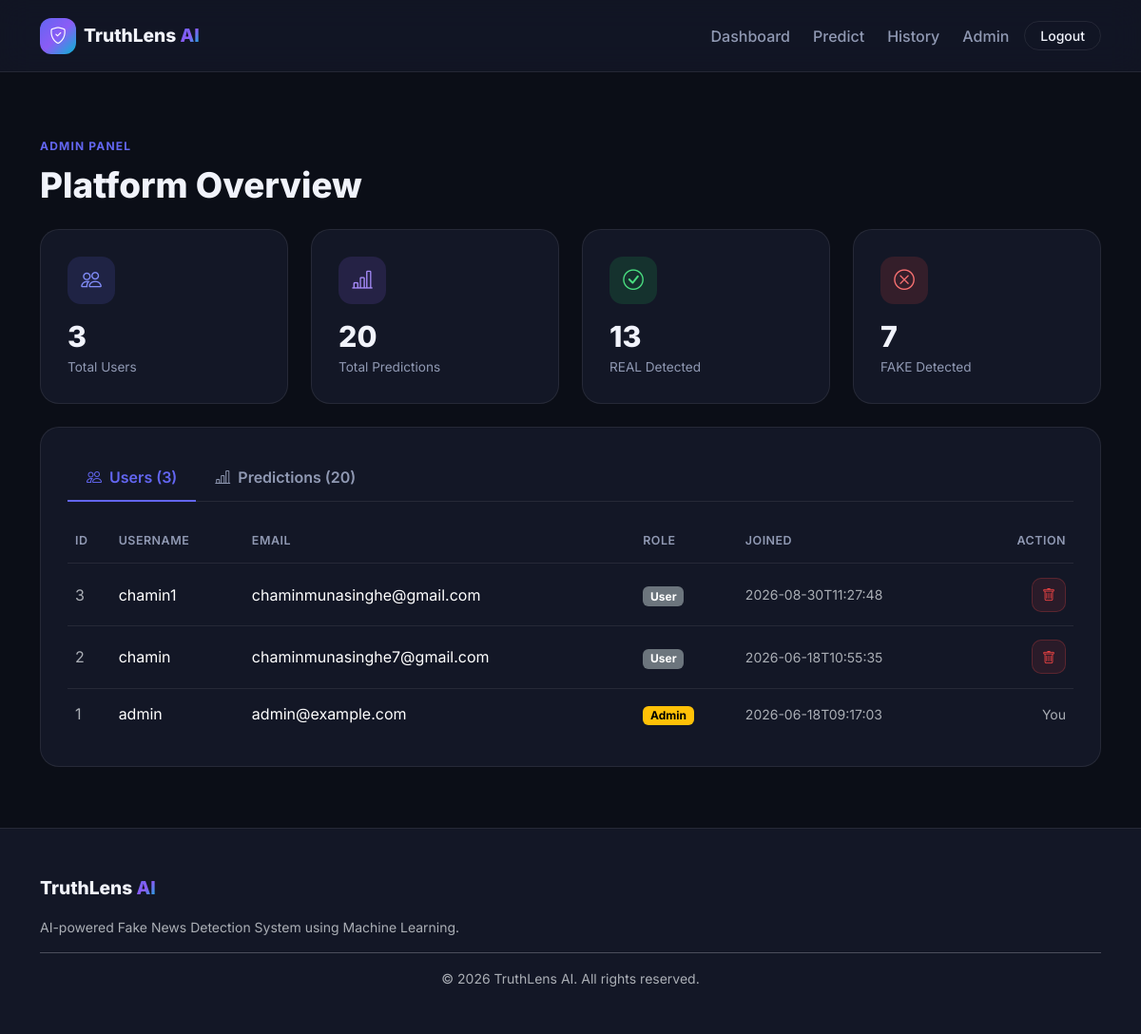
The page /admin (signed in) on the database its author committed.
### tables this page shows
CREATE TABLE users (
            id INTEGER PRIMARY KEY AUTOINCREMENT,
            username TEXT NOT NULL UNIQUE,
            email TEXT NOT NULL UNIQUE,
            password_hash TEXT NOT NULL,
            is_admin INTEGER NOT NULL DEFAULT 0,
            created_at TEXT NOT NULL
        );

### app.py (the view)
@app.route("/admin")
@admin_required
def admin_panel():
    try:
        db = get_db()
        cursor = db.cursor()
        cursor.execute("SELECT COUNT(*) AS cnt FROM users")
        total_users = cursor.fetchone()["cnt"]
        cursor.execute("SELECT COUNT(*) AS cnt FROM predictions")
        total_predictions = cursor.fetchone()["cnt"]
        cursor.execute("SELECT COUNT(*) AS cnt FROM predictions WHERE prediction = 'REAL'")
        total_real = cursor.fetchone()["cnt"]
        cursor.execute("SELECT COUNT(*) AS cnt FROM predictions WHERE prediction = 'FAKE'")
        total_fake = cursor.fetchone()["cnt"]
        cursor.execute("SELECT * FROM users ORDER BY created_at DESC")
        users = cursor.fetchall()
        cursor.execute(
            """SELECT predictions.*, users.username FROM predictions
               JOIN users ON predictions.user_id = users.id
               ORDER BY predictions.created_at DESC"""
        )
        all_predictions = cursor.fetchall()
        model_accuracy = model_metrics.get("accuracy")
        model_accuracy_display = (
            f"{model_accuracy * 100:.2f}%" if model_accuracy is not None else "N/A"
        )
        return render_template(
            "admin.html",
            total_users=total_users,
            total_predictions=total_predictions,
            total_real=total_real,
            total_fake=total_fake,
            users=users,
            all_predictions=all_predictions,
            model_accuracy=model_accuracy_display,
        )
    except sqlite3.Error as e:
        flash(f"Database error occurred: {e}", "danger")
        return render_template(
            "admin.html",
            total_users=0,
            total_predictions=0,
            total_real=0,
            total_fake=0,
            users=[],
            all_predictions=[],
            model_accuracy="N/A",
        )

### app.py (called while the page is built)
def get_db():
    if "db" not in g:
        g.db = sqlite3.connect(DATABASE)
        g.db.row_factory = sqlite3.Row
    return g.db

def admin_required(view_func):
    @wraps(view_func)
    def wrapped(*args, **kwargs):
        if "user_id" not in session:
            flash("Please log in to access this page.", "warning")
            return redirect(url_for("login"))
        if not session.get("is_admin"):
            flash("You do not have permission to access the admin panel.", "danger")
            return redirect(url_for("dashboard"))
        return view_func(*args, **kwargs)
    return wrapped

### templates/admin.html (shortened to what this page needs)
{% extends "base.html" %}
{% block content %}
<section class="page-section">
    <div class="container">
        <div class="mb-4" data-animate="fade-up">
            <span class="section-tag">ADMIN PANEL</span>
            <h2 class="section-title mb-0">Platform Overview</h2>
        </div>
        <div class="row g-4 mb-4">
            <div class="col-md-6 col-lg-3" data-animate="fade-up" data-delay="0">
                <div class="stat-card">
                    <div class="stat-card-icon icon-blue"><i class="bi bi-people"></i></div>
                    <h3 class="stat-card-value">{{ total_users }}</h3>
                    <p class="stat-card-label">Total Users</p>
                </div>
            </div>
            <div class="col-md-6 col-lg-3" data-animate="fade-up" data-delay="100">
                <div class="stat-card">
                    <div class="stat-card-icon icon-purple"><i class="bi bi-bar-chart-line"></i></div>
                    <h3 class="stat-card-value">{{ total_predictions }}</h3>
                    <p class="stat-card-label">Total Predictions</p>
                </div>
            </div>
            <div class="col-md-6 col-lg-3" data-animate="fade-up" data-delay="200">
                <div class="stat-card">
                    <div class="stat-card-icon icon-green"><i class="bi bi-check-circle"></i></div>
                    <h3 class="stat-card-value">{{ total_real }}</h3>
                    <p class="stat-card-label">REAL Detected</p>
                </div>
            </div>
            <div class="col-md-6 col-lg-3" data-animate="fade-up" data-delay="300">
                <div class="stat-card">
                    <div class="stat-card-icon icon-red"><i class="bi bi-x-circle"></i></div>
                    <h3 class="stat-card-value">{{ total_fake }}</h3>
                    <p class="stat-card-label">FAKE Detected</p>
                </div>
            </div>
        </div>
        <div class="panel-card" data-animate="fade-up" data-delay="100">
            <ul class="nav nav-tabs admin-tabs mb-4" role="tablist">
                <li class="nav-item">
                    <button class="nav-link active" data-bs-toggle="tab" data-bs-target="#usersTab" type="button">
                        <i class="bi bi-people me-2"></i>Users ({{ total_users }})
                    </button>
                </li>
                <li class="nav-item">
                    <button class="nav-link" data-bs-toggle="tab" data-bs-target="#predictionsTab" type="button">
                        <i class="bi bi-bar-chart-line me-2"></i>Predictions ({{ total_predictions }})
                    </button>
                </li>
            </ul>
            <div class="tab-content">
                <div class="tab-pane fade show active" id="usersTab">
                    {% if users %}
                    <div class="table-responsive">
                        <table class="table table-custom align-middle mb-0">
                            <thead>
                                <tr>
                                    <th>ID</th>
                                    <th>Username</th>
                                    <th>Email</th>
                                    <th>Role</th>
                                    <th>Joined</th>
                                    <th class="text-end">Action</th>
                                </tr>
                            </thead>
                            <tbody>
                                {% for u in users %}
                                <tr>
                                    <td class="text-muted">{{ u['id'] }}</td>
                                    <td>{{ u['username'] }}</td>
                                    <td>{{ u['email'] }}</td>
                                    <td>
                                        {% if u['is_admin'] %}
                                            <span class="badge text-bg-warning">Admin</span>
                                        {% else %}
                                            <span class="badge text-bg-secondary">User</span>
                                        {% endif %}
                                    </td>
                                    <td class="text-muted small">{{ u['created_at'] }}</td>
                                    <td class="text-end">
                                        {% if u['id'] != session.get('user_id') %}
                                        <form method="POST" action="{{ url_for('admin_delete_user', user_id=u['id']) }}"
                                              onsubmit="return confirm('Delete this user and all their predictions?');">
                                            <button type="submit" class="btn btn-sm btn-icon-danger" title="Delete user">
                                                <i class="bi bi-trash"></i>
                                            </button>
                                        </form>
                                        {% else %}
                                        <span class="text-muted small">You</span>
                                        {% endif %}
                                    </td>
                                </tr>
                                {% endfor %}
                            </tbody>
                        </table>
                    </div>
                    {% else %}
                    <div class="empty-state"><i class="bi bi-people"></i><p class="mb-0">No users found.</p></div>
                    {% endif %}
                </div>
            </div>
        </div>
    </div>
</section>
{% endblock %}

### static/css/style.css (style rules this page uses)
:root { --brand-primary: #6366f1; --brand-secondary: #8b5cf6; --brand-accent: #06b6d4; --brand-success: #22c55e; --brand-danger: #ef4444; --brand-warning: #f59e0b; --gradient-primary: linear-gradient(135deg, #6366f1 0%, #8b5cf6 50%, #06b6d4 100%); --gradient-soft: linear-gradient(135deg, rgba(99,102,241,0.15) 0%, rgba(139,92,246,0.15) 100%); --radius-lg: 20px; --radius-md: 14px; --radius-sm: 10px; --transition-fast: 0.2s ease; --transition-base: 0.35s cubic-bezier(0.4, 0, 0.2, 1); }
[data-bs-theme="dark"] { --bg-body: #0b0e17; --bg-surface: #131726; --bg-surface-2: #1a1f33; --bg-elevated: #1d2238; --border-color: rgba(255,255,255,0.08); --text-primary: #f1f3fb; --text-muted: #9099b3; }
* { box-sizing: border-box; }
html { scroll-behavior: smooth; }
body { font-family: 'Inter', -apple-system, BlinkMacSystemFont, sans-serif; background: var(--bg-body); color: var(--text-primary); min-height: 100vh; display: flex; flex-direction: column; transition: background var(--transition-base), color var(--transition-base); }
.btn-icon-danger { background: rgba(239,68,68,0.1); color: var(--brand-danger); border: 1px solid rgba(239,68,68,0.25); width: 36px; height: 36px; display: inline-flex; align-items: center; justify-content: center; border-radius: var(--radius-sm); transition: background var(--transition-fast); }
.page-section { padding: 3rem 0 4rem; }
.section-tag { display: inline-block; font-size: 0.75rem; font-weight: 700; letter-spacing: 0.1em; color: var(--brand-primary); margin-bottom: 0.6rem; }
.section-title { font-size: clamp(1.6rem, 3.4vw, 2.3rem); font-weight: 800; margin-bottom: 0.75rem; }
.icon-blue { background: rgba(99,102,241,0.15); color: #818cf8; }
.icon-purple { background: rgba(139,92,246,0.15); color: #a78bfa; }
.icon-green { background: rgba(34,197,94,0.15); color: #4ade80; }
.icon-red { background: rgba(239,68,68,0.15); color: #f87171; }
.stat-card { background: var(--bg-surface); border: 1px solid var(--border-color); border-radius: var(--radius-lg); padding: 1.75rem; transition: transform var(--transition-base), box-shadow var(--transition-base); }
.stat-card-icon { width: 50px; height: 50px; border-radius: 14px; display: flex; align-items: center; justify-content: center; font-size: 1.35rem; margin-bottom: 1rem; }
.stat-card-value { font-size: 1.9rem; font-weight: 800; margin-bottom: 0.2rem; }
.stat-card-label { color: var(--text-muted); font-size: 0.85rem; margin-bottom: 0; }
.panel-card { background: var(--bg-surface); border: 1px solid var(--border-color); border-radius: var(--radius-lg); padding: 1.75rem; }
.table-custom { color: var(--text-primary); --bs-table-bg: transparent; }
.table-custom thead th { color: var(--text-muted); font-size: 0.78rem; text-transform: uppercase; letter-spacing: 0.04em; font-weight: 600; border-bottom: 1px solid var(--border-color); padding-bottom: 0.85rem; }
.table-custom td { border-bottom: 1px solid var(--border-color); padding: 0.9rem 0.5rem; vertical-align: middle; }
.table-custom tr:last-child td { border-bottom: none; }
.admin-tabs { border-bottom: 1px solid var(--border-color); }
.admin-tabs .nav-link { color: var(--text-muted); border: none; font-weight: 600; padding: 0.75rem 1.25rem; }
.admin-tabs .nav-link.active { color: var(--brand-primary); background: transparent; border-bottom: 2px solid var(--brand-primary); }
[data-animate] { opacity: 0; transform: translateY(24px); transition: opacity 0.7s ease, transform 0.7s ease; }
[data-animate].in-view { opacity: 1; transform: translateY(0); }

### rows shown on the page
users: id "3", username "chamin1", email "chaminmunasinghe@gmail.com", is_admin "User", created_at "2026-08-30T11:27:48"
users: id "2", username "chamin", email "chaminmunasinghe7@gmail.com", is_admin "User", created_at "2026-06-18T10:55:35"
users: id "1", username "admin", email "admin@example.com", is_admin "Admin", created_at "2026-06-18T09:17:03", shows "You"

### other values the page prints
{{ total_users }} "3"
{{ total_predictions }} "20"
{{ total_real }} "13"
{{ total_fake }} "7"
